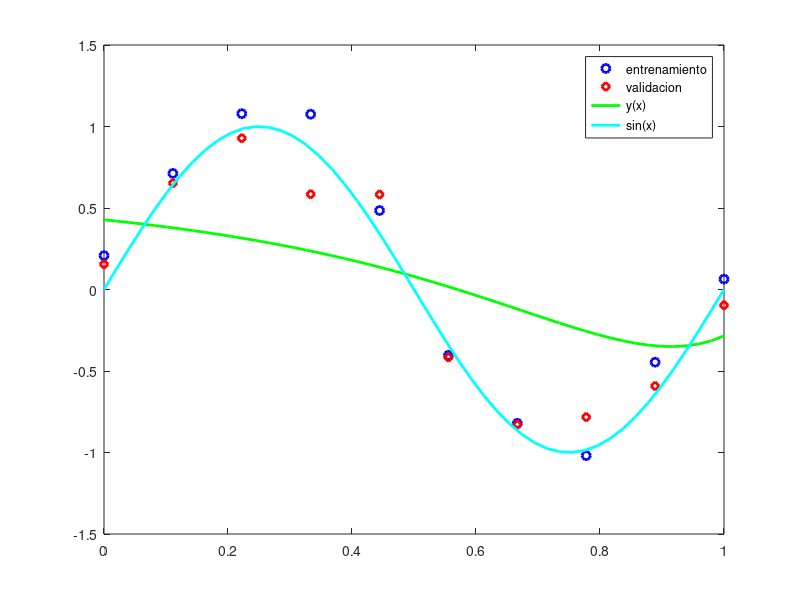

Here is the MATLAB script that generated this plot:
%aproxima un conjunto de datos con un polinomio de grado m

%lee los datos del archivo
load seno_ruido.mat

%grado del polinomio de aproximacion
m=9;

%parametro de regularizacion
lambda=1;

n=length(x);
%Construye la matriz de disenio 
A=zeros(n,m+1);
for indice=1:m+1
  A(:,indice)=x.^(indice-1);
end
%calcula los pesos de los polinomios
w=[A; lambda* eye(m+1)]\[entrenamiento;zeros(m+1,1)];
disp('pesos');
disp(w);

errores=A*w-entrenamiento;
fprintf('Error rms entrenamiento=%f\n',sqrt(dot(errores,errores)/n));

errores=A*w-validacion;
fprintf('Error rms validacion=%f\n',sqrt(dot(errores,errores)/n));

%grafica el polinomio resultante
xg=linspace(0,1,50)';
%Construye la matriz de potencias de xg 
Ag=zeros(50,m+1);
for indice=1:m+1
  Ag(:,indice)=xg.^(indice-1);
end

plot(x,entrenamiento,'ob','linewidth',2,x,validacion,'dr','linewidth',2,xg,Ag*w,'-g','linewidth',2,xg,sin(2*pi*xg),'-c','linewidth',2);
legend('entrenamiento','validacion','y(x)','sin(x)');